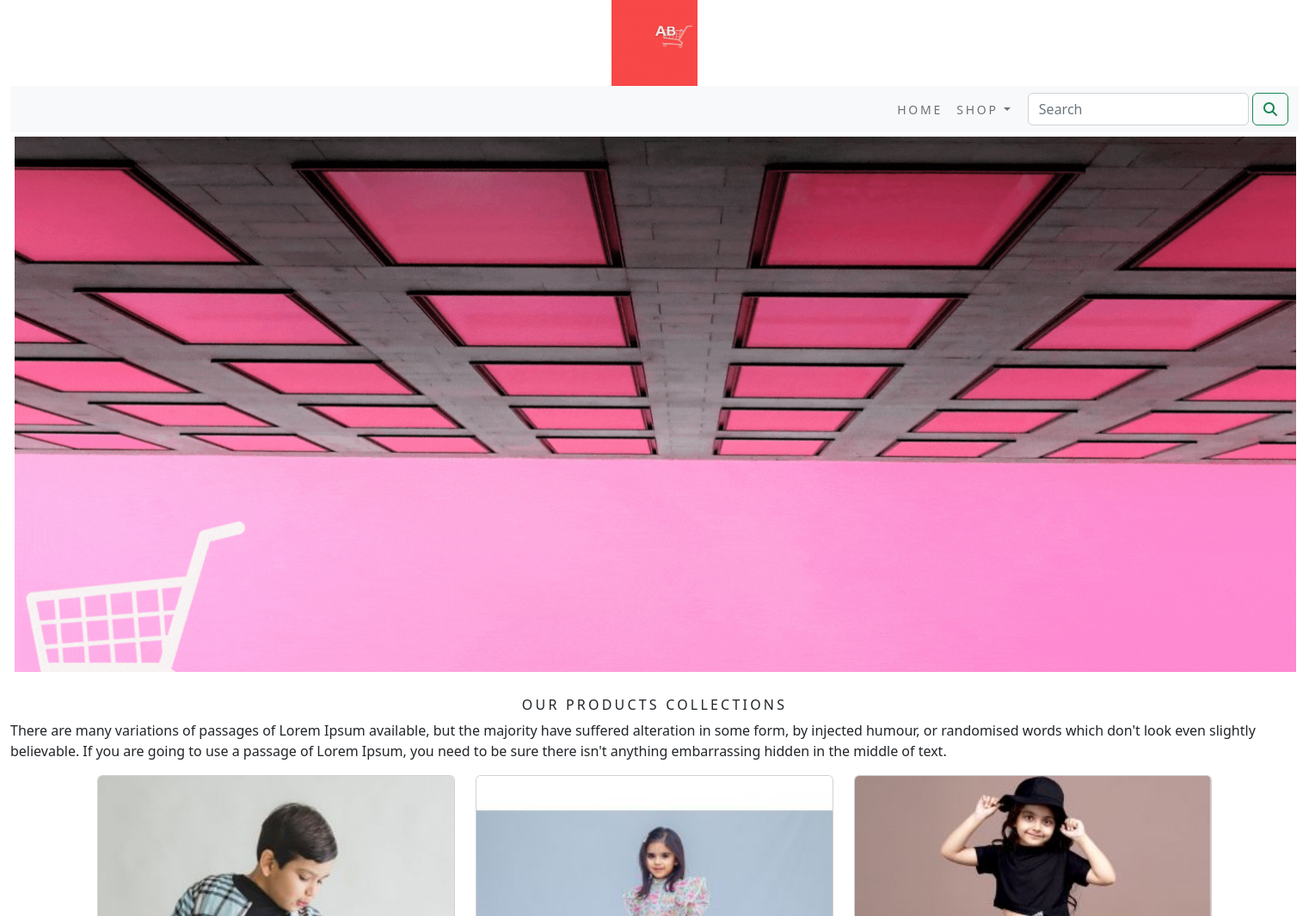
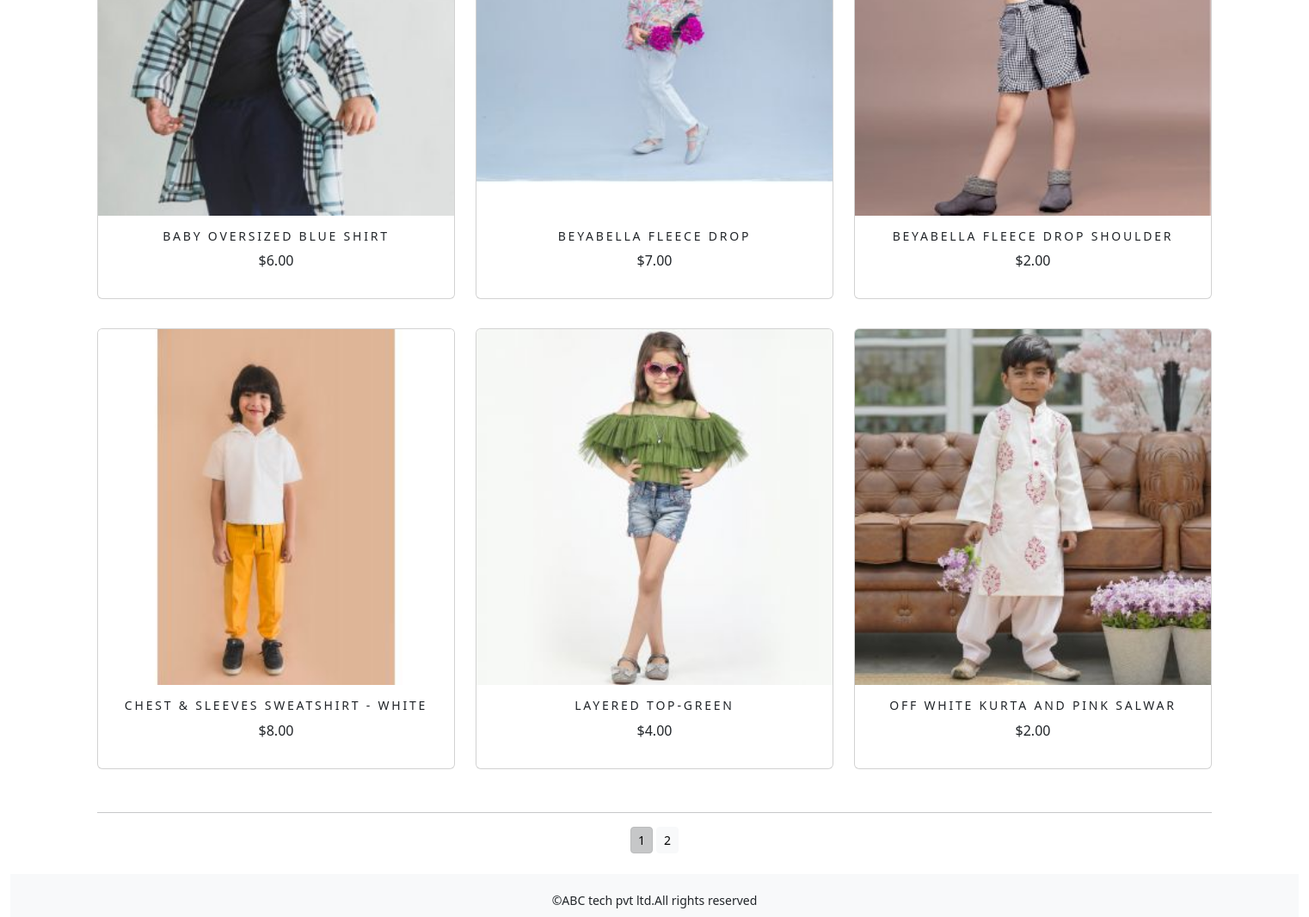
The app's page /shop/ with its own data (2 pictures, top to bottom).
### shop/models.py (models this page shows, shortened)
class Product(models.Model):
    name=models.CharField(max_length=250,unique=True)
    slug=models.SlugField(max_length=250,unique=True)
    description=models.TextField(blank=True)
    price=models.DecimalField(max_digits=10,decimal_places=2)
    category=models.ForeignKey(Category,on_delete=models.CASCADE)
    image=models.ImageField(upload_to='product',blank=True)
    stock=models.IntegerField()
    available=models.BooleanField(default=True)
    created=models.DateTimeField(auto_now_add=True)
    updated=models.DateTimeField(auto_now=True)
    def get_url(self):
        return reverse('shop:prodCatdetail',args=[self.category.slug,self.slug])
    class Meta:
        ordering=('name',)
        verbose_name='product'
        verbose_name_plural='products'

### shop/views.py (the view)
# urls.py: path('',views.allProdCat,name='allProdCat'),
def allProdCat(request,c_slug=None):
    c_page=None
    products_list=None
    if c_slug!=None:
        c_page=get_object_or_404(Category,slug=c_slug)
        products_list=Product.objects.all().filter(category=c_page,available=True)
    else:
        products_list=Product.objects.all().filter(available=True)
    paginator=Paginator(products_list,6)
    try:
        page=int(request.GET.get('page','1'))
    except:
        page=1
    try:
        products=paginator.page(page)
    except(EmptyPage,InvalidPage):
        products=paginator.page(paginator.num_pages)
    return render(request,'category.html',{'category':c_page,'products':products})

### cart/context_processors.py (called while the page is built)
def counter(request):
    item_count=0
    if 'admin' in request.path:
        return {}
    else:
        try:
            cart=Cart.objects.filter(cart_id=_cart_id(request))
            car_items=CartItem.objects.all().filter(cart=cart[:1])
            for cart_item in car_items:
                item_count+=cart_item.quantity
        except Cart.DoesNotExist:
            item_count=0
    return dict(item_count=item_count)

### cart/views.py (called while the page is built)
def _cart_id(request):
    cart=request.session.session_key
    if not cart:
        cart=request.session.create()
    return cart

### shop/context_processors.py (called while the page is built)
def menu_links(request):
    links=Category.objects.all()
    return dict(links=links)

### shop/models.py (called while the page is built)
    def get_url(self):
        return reverse('shop:products_by_category', args=[self.slug])

### templates/category.html (shortened to what this page needs)
{% extends 'base.html' %}
{% load static %}
{% block content %}
  <div class="mx_auto">
    {% if category %}
    <img class="my_image" src="{{category.image.url}}" alt="{{category.name}}" style="width:100%;">
  </div>
    <br>
  <div>
    <h1 class="text-center my_title">{{category.name}}</h1>
    <p class="text-justify">{{category.description}}</p>
  </div>
    {% else %}
    <div>
    <img class="my_image my_image_padding" src="{% static 'img/banner.gif' %}" alt="Our Products" width="1500px;">
    </div>
    <br>
    <div>
    <h1 class="text-center my_title">Our Products Collections</h1>
    <p class="text-justify">There are many variations of passages of Lorem Ipsum available, but the majority have suffered alteration in some form, by injected humour, or randomised words which don't look even slightly believable. If you are going to use a passage of Lorem Ipsum, you need to be sure there isn't anything embarrassing hidden in the middle of text.</p>
    </div>
    {% endif %}
  <div class="container">
    <div class="row mx_auto">
      {% for product in products.object_list %}
      <div class="my_bottom_margin col-9 col-sm-12 col-md-4 col-lg-4">
        <div class="card text-center" style="min-width:18rem;">
          <a href="{{product.get_url}}"><img class="card-img-top my_image" src="{{product.image.url}}" alt="{{product.name}}"></a>
          <div class="card-body">
            <h4>{{product.name}}</h4>
            <p>${{product.price}}</p>
          </div>
        </div>
        <br>
      </div>
      {% endfor %}
    </div>
    <div class="mx-auto">
      {% if products.paginator.num_pages > 1 %}
        <hr>
      <div class="text-center">
        {% for pg in products.paginator.page_range %}
          <a href="?page={{pg}}" class="btn btn-light btn-sm {% if products.number == pg %} active {% endif %}">{{pg}}</a>
        {% endfor %}
      </div>
      {% endif %}
    </div>
    <br>
  </div>
{% endblock %}

### templates/base.html (shortened to what this page needs)
{% load static %}
<!DOCTYPE html>
<html lang="en">
<head>
    <link rel="stylesheet" href="{% static 'css/custom.css' %}">
    <link rel="stylesheet" href="{% static 'css/bootstrap.rtl.min.css' %}" >
<link rel="stylesheet" href="https://cdnjs.cloudflare.com/ajax/libs/font-awesome/6.2.1/css/all.min.css">
</head>
<body>
    <div class="container-fluid">
    {% include 'header.html' %}
    {% include 'navbar.html' %}
    {% block content %}
    {% endblock %}
    </div>
{% include 'footer.html' %}
</body>
</html>

### templates/header.html
{% load static %}
<header>
  <center>
    <a href="{% url 'shop:allProdCat' %}"><img src="{% static 'img/logo.gif'%}" alt="logimage" width="100px;"height="100px"></a>
  </center>
</header>

### templates/navbar.html (shortened to what this page needs)
<nav class="navbar navbar-expand-lg navbar-light bg-light">
  <div class="container-fluid">
    <div class="collapse navbar-collapse" id="navbarSupportedContent">
      <ul class="navbar-nav me-auto mb-2  mb-lg-0">
        <li class="nav-item">
          <a class="nav-link" href="{% url 'shop:allProdCat' %}">Home</a>
        </li>
        <li class="nav-item dropdown {% if 'shop' in request.path %} active {% endif %}">
          <a class="nav-link dropdown-toggle" href="#" id="navbarDropdown" role="button" data-bs-toggle="dropdown" aria-expanded="false">
            Shop
          </a>
        </li>
      </ul>
      <form class="d-flex" action="{% url 'search_app:searchResult' %}" method="get">
        <input class="form-control me-2" type="search" placeholder="Search" name="q" aria-label="Search">
       &nbsp;<button  class="btn btn-outline-success " type="submit"><i class="fa fa-search"></i></button>
      </form>
    </div>
  </div>
</nav>

### templates/footer.html
<div class="footer  my_footer" >
  <p class="text-center">&copy;ABC tech pvt ltd.All rights reserved</p>
</div>

### static/css/custom.css (style rules this page uses)
body { font-family: 'Roboto', sans-serif; min-height:100%; display:flex; flex-direction:column; }
html { height:100%; }
.nav-item { letter-spacing: .2em; font-size: 14px; text-transform: uppercase; }
.my_footer { margin-top:auto; background-color:#f8f9fa; height:50px; }
.my_footer p { padding-top:20px; font-size:14px; }
.my_image { width:100; height:auto; }
.my_title { font-size:16px; text-transform:uppercase; letter-spacing:.2em; }
.my_image_padding { padding:5px; }
.my_bottom_margin { margin-bottom:10px; }
.card-body h4 { font-size:14px; text-transform:uppercase; letter-spacing:.2em; }

### records on screen
Product: image (picture), name "BABY OVERSIZED BLUE SHIRT", price "6.00"
Product: image (picture), name "BEYABELLA FLEECE DROP", price "7.00"
Product: image (picture), name "BEYABELLA FLEECE DROP SHOULDER", price "2.00"
Product: image (picture), name "CHEST & SLEEVES SWEATSHIRT - WHITE", price "8.00"
Product: image (picture), name "LAYERED TOP-GREEN", price "4.00"
Product: image (picture), name "OFF WHITE KURTA AND PINK SALWAR", price "2.00"

### other values on screen
{{ pg }} "1" "2"
